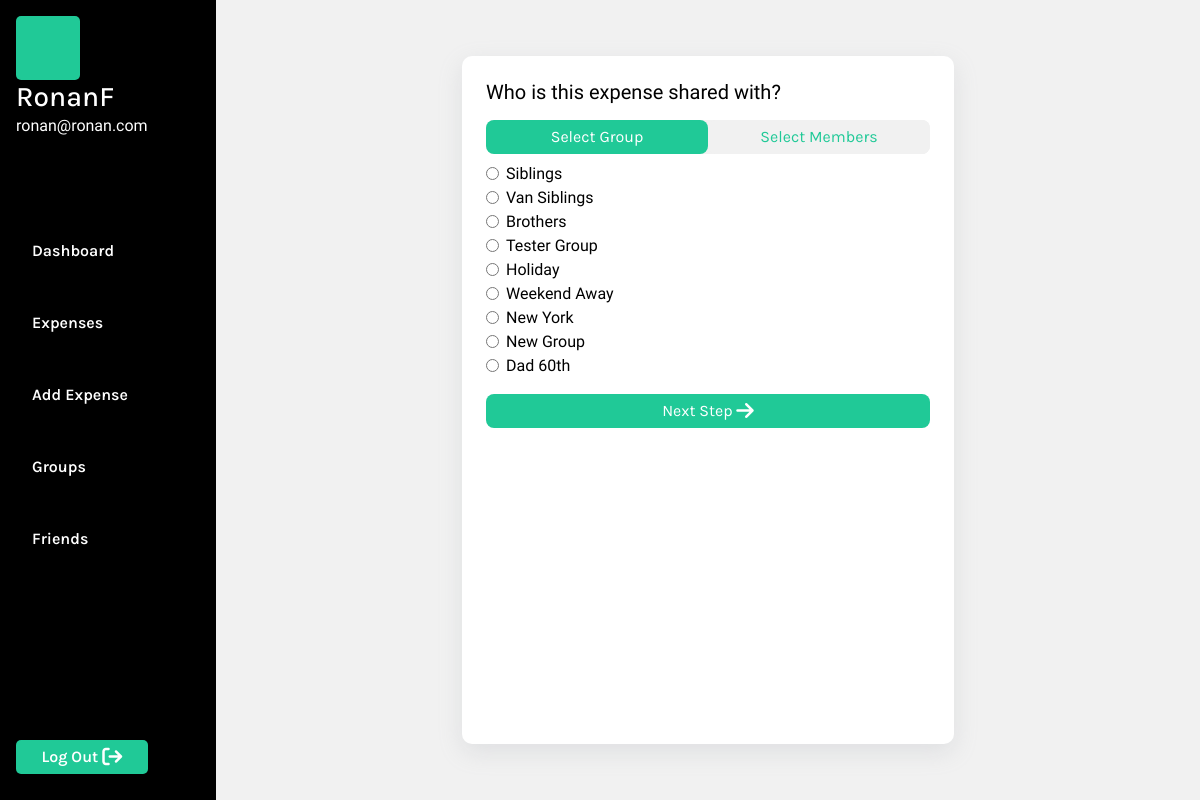
The page /add_expense (signed in) on the database its author committed.
### MainApp/models.py (models this page shows, shortened)
class User(AbstractUser):
    pass

class PaymentGroup(models.Model):
    group_name = models.CharField(max_length=64)
    members = models.ManyToManyField('User', related_name='payment_groups', blank=True)

### MainApp/views.py (the view)
# urls.py: path('add_expense', views.addExpense, name ="add_expense"),
@login_required
def addExpense(request):
    if request.method == "POST":
        user = request.user
        form_data = json.loads(request.body)
        expense_data = form_data.get('expenseInputs', {})
        user_inputs = form_data.get('userInputs', {})
        group_input = form_data.get('group')
        amount = expense_data.get('amount')
        description = expense_data.get('description')
        currency = 'CAD'
        if group_input:
            group = PaymentGroup.objects.get(group_name=group_input)
            expense=Expense(amount=amount, remaining_balance=amount, description=description, currency=currency, created_by_user=user, payment_group = group)
            expense.save()
        else:
            expense=Expense(amount=amount, remaining_balance=amount, description=description, currency=currency, created_by_user=user)
            expense.save()
        for username, amount_owed in user_inputs.items():
            selected_user = User.objects.get(username=username)
            if selected_user == user:
                owing=Owing(expense=expense, user=user, amount=amount_owed, remaining_balance = 0, paid=True)
                owing.save()
                expense.remaining_balance = float(expense.remaining_balance) - float(owing.amount)
                expense.save()
            else:
                owing=Owing(expense=expense, user=selected_user, amount=amount_owed, remaining_balance=amount_owed)
                owing.save()
        return JsonResponse({"message": "Successfully added"})
    else:
        user = request.user
        if not user.is_authenticated:
            return HttpResponseRedirect(reverse("login"))
        groups = PaymentGroup.objects.filter(members=user)
        friends = User.objects.exclude(id = user.id)
        user = request.user
        return render(request, "MainApp/addexpense.html", {
            "groups": groups,
            "friends": friends,
            "user": request.user
        })

### MainApp/templates/MainApp/addexpense.html (shortened to what this page needs)
{% extends "MainApp/layout.html" %}
{% block body %}
    <div id="add-expense-section-container" class="section-container">
        <div id="add-expense-form-container" class="add-expense-container">
            <form id="addExpenseFormPartOne">
                <h5>Who is this expense shared with?</h5>
                <div id="expenseSplitBetweenBtns">
                    <button id="groupBtn">Select Group</button>
                    <button id="memberBtn">Select Members</button>
                </div>
                <div id="select-expense-group">
                {% for group in groups %}
                    <div class="form-check">
                        <input class="form-check-input group-checked" type="radio" name="exampleRadios" id="exampleRadios1" value="{{group.group_name}}">
                        <label class="form-check-label" for="exampleRadios1">
                            {{ group.group_name }}
                        </label>
                    </div>
                {% endfor %}
                </div>
                <button id="submitFormPartOne">Next Step <i class="fa-solid fa-arrow-right fa-lg" style="color: #ffffff;"></i></button>
            </form>
        </div>
    </div>
{% endblock %}

### MainApp/templates/MainApp/layout.html (shortened to what this page needs)
{% load static %}
<!DOCTYPE html>
<html lang="en">
    <head>
        <link rel="stylesheet" href="https://cdn.jsdelivr.net/npm/bootstrap@4.3.1/dist/css/bootstrap.min.css">
        <link href="{% static 'MainApp/styles.css' %}" rel="stylesheet">
    </head>
    <body class="main">
        {% if user.is_authenticated %}
            <div id="nav-section">
                <div id="nav-container">
                    <div id="logged-in-status">
                        <div id="userProfileImg"></div>
                        {% if user.is_authenticated %}
                            <h3>{{ user.username }}</h3>
                        {% else %}
                            Not signed in.
                        {% endif %}
                        <p>{{ user.email }}</p>
                    </div>
                    <ul id="nav">
                        {% if user.is_authenticated %}
                            <li class="nav-item">
                                <a class="nav-link" href="{% url 'index' %}">Dashboard</a>
                            </li>
                            <li class="nav-item">
                                <a class="nav-link" href="{% url 'expenses' %}">Expenses</a>
                            </li>
                            <li class="nav-item">
                                <a class="nav-link" href="{% url 'add_expense' %}">Add Expense</a>
                            </li>
                            <li class="nav-item">
                                <a class="nav-link" href="{% url 'groups' %}">Groups</a>
                            </li>
                            <li class="nav-item">
                                <a class="nav-link" href="{% url 'add_friend' %}">Friends</a>
                            </li>
                        {% endif %}
                    </ul>
                    <div id="logout">
                        {% if user.is_authenticated %}
                            <button class="logoutBtn">
                                <a class="logoutLink" href="{% url 'logout' %}">Log Out</a>
                                <i class="fa-solid fa-arrow-right-from-bracket fa-lg" style="color: #ffffff;"></i>
                            </button>
                        {% endif %}
                    </div>
                </div>
            </div>
        {% endif %}
        {% block body %}
        {% endblock %}
    </body>
</html>

### MainApp/static/MainApp/styles.css (style rules this page uses)
:root { --background-color: #5CDB95; --accent-color: black; --text-color: white; --secondary-color: #379683; --light-green: #8EE4AF; --background-grey: #F5F5F5; --dashboard-background: #F1F1F1; --btn-color: #20c997; --secondary-color: #379683; --light-green: #8EE4AF; --warning-color: #dc3545; --secondary-font: 'Inconsolata', monospace; --primary-font: 'Karla', sans-serif; --xbold: 900; --bold: 600; --light: 300; --xlarge: 72px; --large: 48px; --medium: 24px; --small: 16px; --xsmall: 12px; }
.main { padding: 0; margin: 0; background-color: var(--accent-color); font-family: var(--secondary-font); color: var(--accent-color); display: flex; justify-content: space-between; align-content: center; }
#nav-section { width: 18vw; display: grid; height: 100vh; }
#nav-container { display: grid; justify-content: start; align-items: start; color: var(--accent-color); font-family: var(--secondary-font); padding: 0; margin: 1rem; background-color: var(--accent-color); width: 18vw; }
#logged-in-status { color: var(--text-color); }
#logged-in-status h3 { margin: 0; padding: 0; font-family: var(--primary-font); }
#userProfileImg { height: 4rem; width: 4rem; background-color: #20c997; border-radius: 5px; }
#nav { background-color: var(--accent-color); list-style: none; display: grid; justify-content: start; align-content: center; padding: 0; margin: 0; background-color: var(--accent-color); }
.nav-item { padding: 1rem 0 1rem 0; margin: 0; }
.nav-link { text-decoration: none; color: var(--text-color); font-size: var(--small); font-weight: var(--bold); font-family: var(--primary-font); }
#logout { align-self: end; }
.logoutBtn { background-color: var(--btn-color); border: none; border-radius: 5px; padding: 5px 15px 5px 15px; margin: 10px 0 10px 0; width: 100%; }
.logoutLink { text-decoration: none; color: var(--text-color); font-size: var(--small); font-weight: var(--bold); font-family: var(--primary-font); }
.section-container { padding: 0; margin: 0; display: grid; background-color: var(--text-color); height: 100vh; width: 82vw; align-self: center; }
button { border: none; padding: 5px 10px 5px 10px; }
a { text-decoration: none; color: black; }
h1, h2, h3, h4, h5, h6, p { margin: 0; padding: 0; }
.add-expense-container { padding: 1rem; height: 86vh; display: grid; }
#add-expense-section-container { height: 100vh; display: grid; justify-items: center; align-content: center; background-color: var(--dashboard-background); }
#add-expense-form-container { display: grid; background-color: white; max-width: 600px; width: 50%; align-items: start; align-content: flex-start; border-radius: 10px; box-shadow: rgba(149, 157, 165, 0.2) 0px 8px 24px; padding: 1.5rem; }
#expenseSplitBetweenBtns { padding: 0; margin: 1rem 0.5rem 0.5rem 0; background-color: var(--dashboard-background); border-radius: 8px; width: 100%; display: flex; }
#groupBtn { border: none; background-color: var(--btn-color); color: white; font-family: var(--primary-font); padding: 5px 10px 5px 10px; border-radius: 8px; width: 50%; }
#memberBtn { border: none; background-color: var(--dashboard-background); color: var(--btn-color); font-family: var(--primary-font); padding: 5px 10px 5px 10px; border-radius: 8px; width: 50%; }
#submitFormPartOne, #submitFormBtn { border: none; background-color: var(--btn-color); color: var(--text-color); font-family: var(--primary-font); padding: 5px 10px 5px 10px; border-radius: 8px; margin: 1rem 0.5rem 0.5rem 0; width: 100%; }

### rows shown on the page
User: username "RonanF", email "ronan@ronan.com"
PaymentGroup: group_name "Siblings"
PaymentGroup: group_name "Van Siblings"
PaymentGroup: group_name "Brothers"
PaymentGroup: group_name "Tester Group"
PaymentGroup: group_name "Holiday"
PaymentGroup: group_name "Weekend Away"
PaymentGroup: group_name "New York"
PaymentGroup: group_name "New Group"
PaymentGroup: group_name "Dad 60th"
